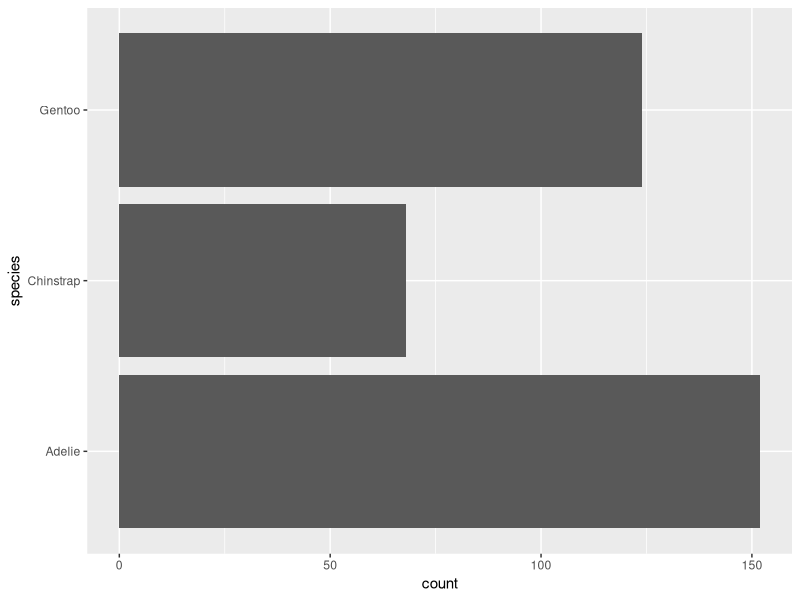
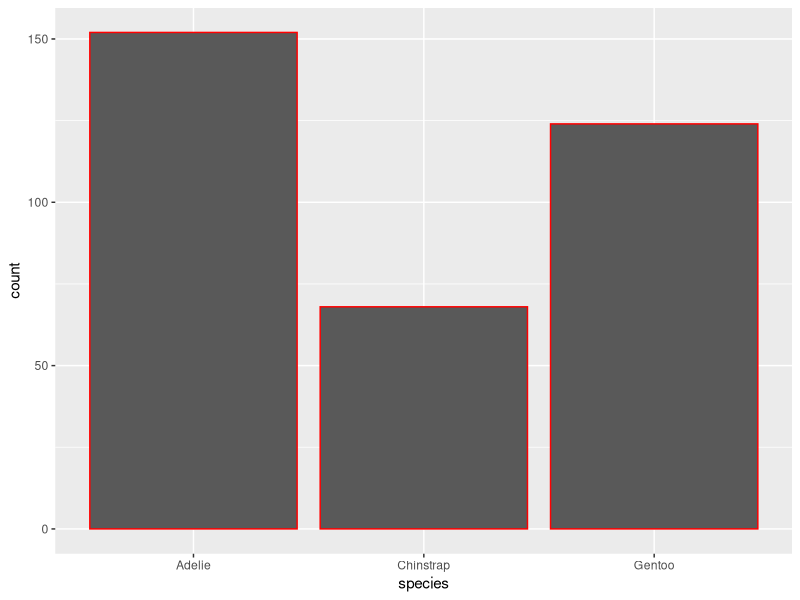
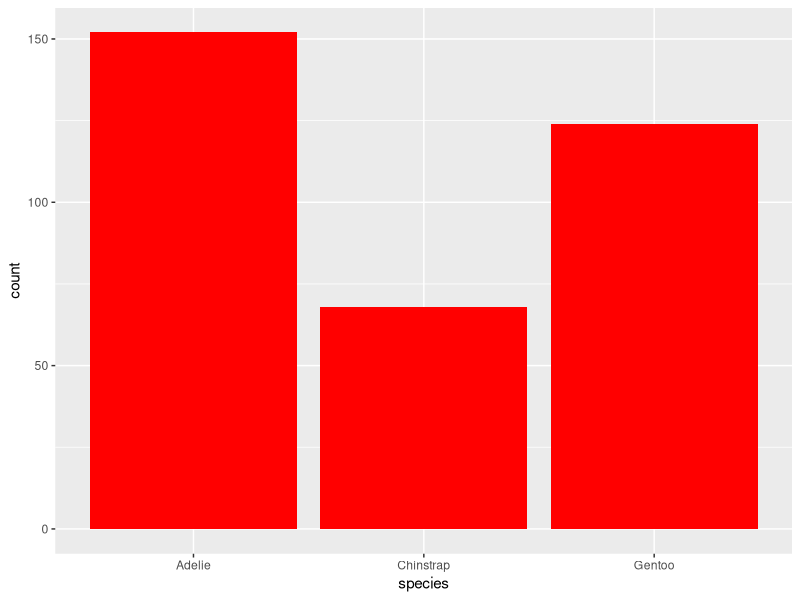
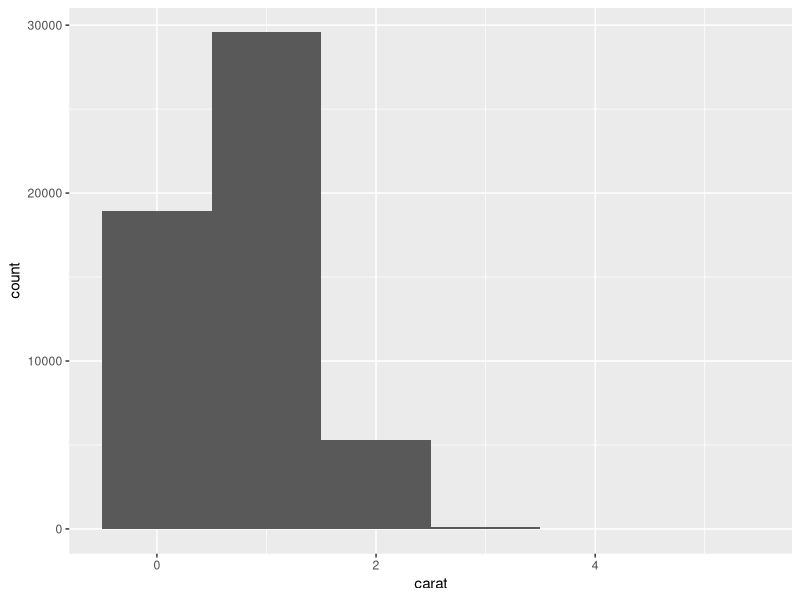
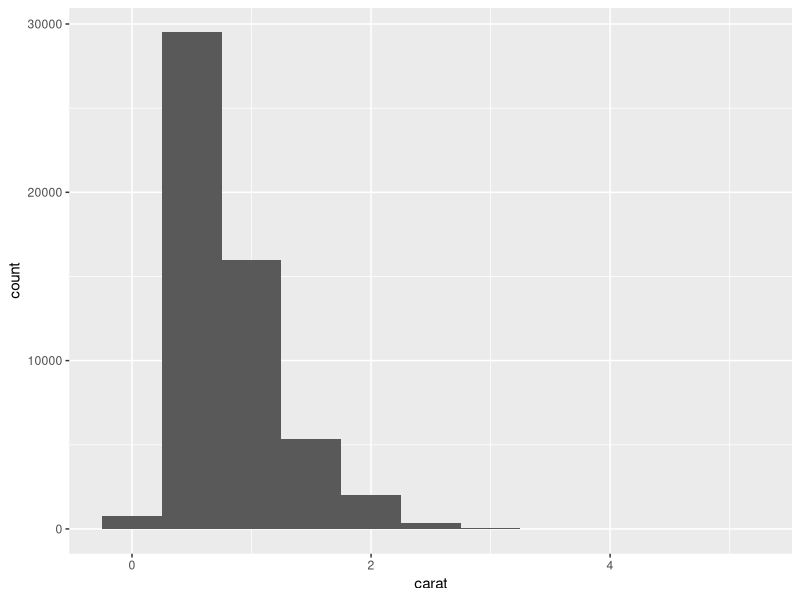
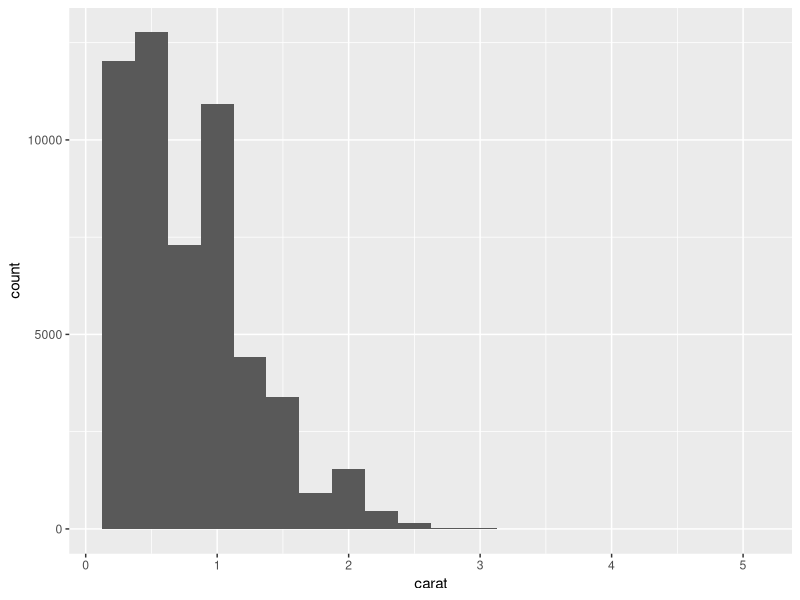
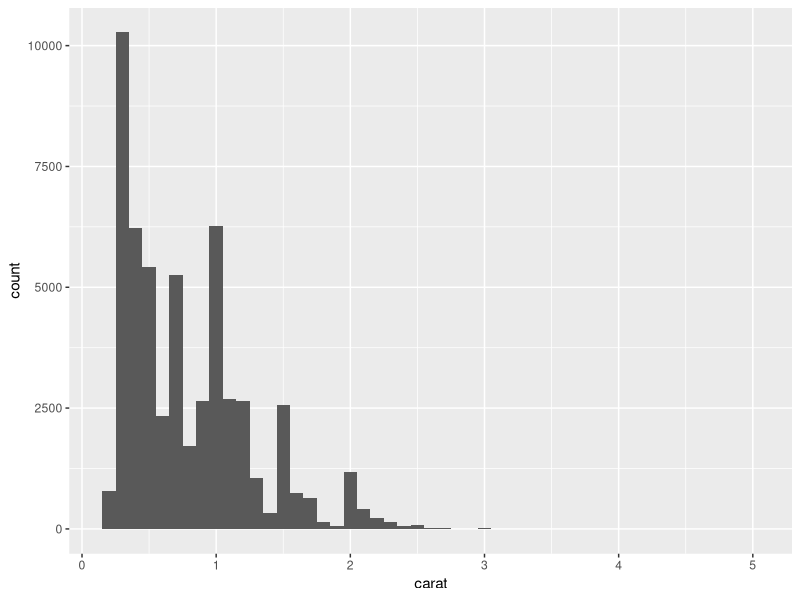
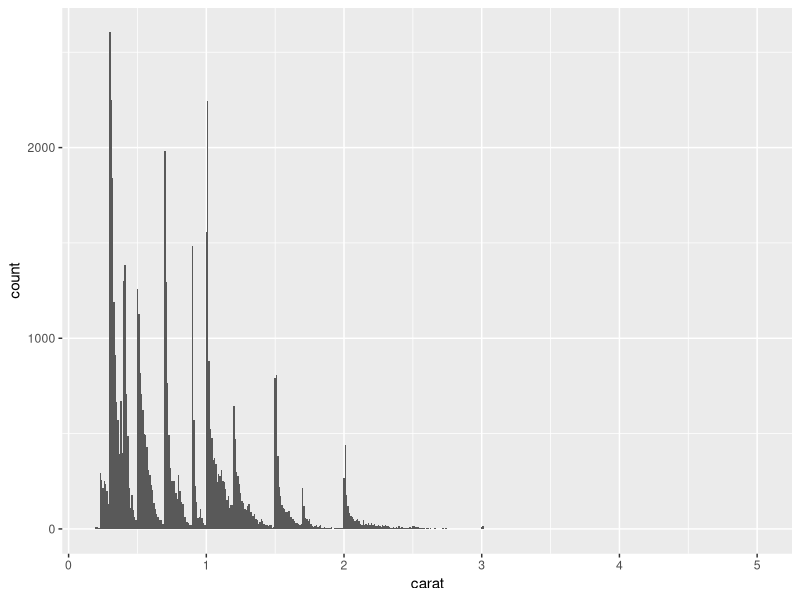

These figures' R source, in order:
## ---- chunk 1
#| output: false
# Loading Packages
library(tidyverse)
library(palmerpenguins)
## ---- chunk 2
penguins |>
    ggplot(aes(y = species)) +
    geom_bar()
## ---- chunk 3
ggplot(penguins, aes(x = species)) +
  geom_bar(color = "red")

ggplot(penguins, aes(x = species)) +
  geom_bar(fill = "red")
## ---- chunk 4
# Quick look of the carat variable
summary(diamonds$carat)

diamonds |>
    ggplot(aes(x = carat)) +
    geom_histogram(binwidth = 1)

diamonds |>
    ggplot(aes(x = carat)) +
    geom_histogram(binwidth = 0.5)

diamonds |>
    ggplot(aes(x = carat)) +
    geom_histogram(binwidth = 0.25)

diamonds |>
    ggplot(aes(x = carat)) +
    geom_histogram(binwidth = 0.1)

diamonds |>
    ggplot(aes(x = carat)) +
    geom_histogram(binwidth = 0.01)

# Extremely small "binwidth"
diamonds |>
    ggplot(aes(x = carat)) +
    geom_density()
